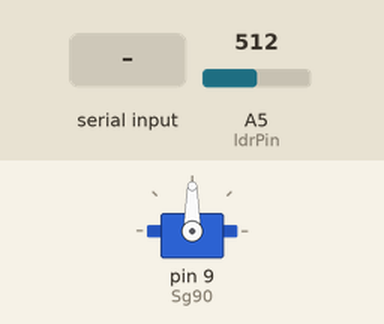
Recording of a sketch running on a simulated Arduino Uno, built with avr-gcc and run on an emulated ATmega328P. On the bench: servo. The inputs (shaded band) are chosen by the test bench; at power-on: A5 (ldrPin) = 512. What the sketch prints to the serial monitor is not drawn.

Above: at 6.2 s.
6.3 s: "90\n" received over Serial
At 9.18 s:
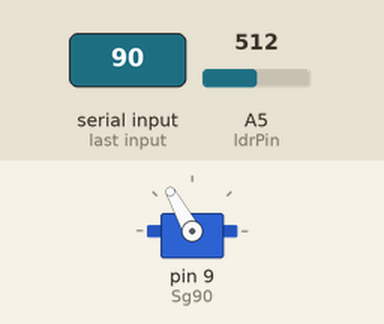
9.3 s: "90,45\n" received over Serial
10.8 s: A5 (ldrPin) set to 300
12.3 s: A5 (ldrPin) set to 283
At 12.51 s:
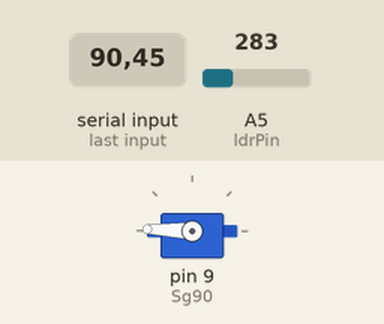
15.3 s: A5 (ldrPin) set to 306
At 15.3 s:
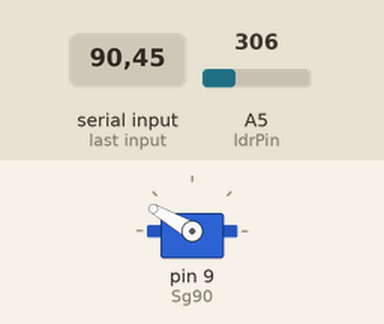
18.3 s: "A,45\n" received over Serial
At 19.47 s:
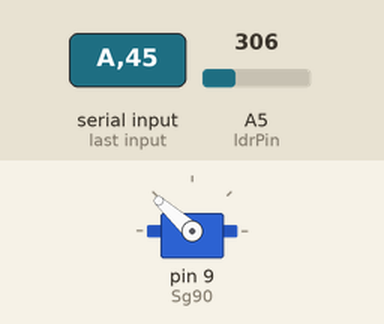
Timing chart, 0 to 22.3 s (numbered marks = the images above; inputs shaded):
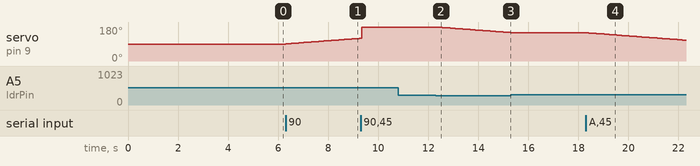

The sketch:

PersiSmart4.ino
```cpp
  //  Projeto de Persiana Automática com controle de luminosidade via Bluetooth - Prova de conceito
  //  Sensores e Atuadores
  //  Aluno: Marcos Flávio Soares

  #include <SoftwareSerial.h>
  #include <Servo.h>
  Servo Sg90;                                    // Cria um objeto tipo Servo
  int ldrPin = 5, angulo = 90;                   // Entrada Analógica do LDR, Ângulo inicial da janela
  int ldrBits=0, lumdes=0;                       // Leitura digital do LDR, luminosidade desejada em inteiro
  float ldrV, ldrR, lumin;                       // Valores calculados de tensão,resistência e luminosidade
  char mostrar_lumdes[4] = "   ";                // Armazenar a luminosidade desejada em vetor de caracteres. Iniciada com três espaços vazios


  void setup()
  {
  // Comunicação serial via bluetooth: RX = pino RX, TX = pino TX do arduino
  Serial.begin(9600);
  Sg90.attach(9);                               // Servomotor conectado na porta 9(PWM)
  Sg90.write(angulo);

  delay(5000);

  }


  void loop()
  {
    ldrBits = analogRead(ldrPin);               // Valor da leitura do LDR, digitalizado
    ldrV = (ldrBits/1023.0) * 5.0;              // Valor da tensão no LDR
    ldrR = ldrV*10000.0/(5.0 - ldrV);           // Valor da resistência do LDR (divisor de tensão)
    lumin = pow(10, 6.5-1.25*log10(ldrR));      // Luminosidade em Lux
    int ilumin = lumin;                         // Luminosidade transformada para inteiro
    if(ilumin % 5 != 0)
    {
      ilumin = ilumin - ilumin % 5;            // Garante a luminosidade múltipla de 5
    }

    char textlumin[5];
    sprintf(textlumin, "%d", ilumin);

    Serial.write("*");
    Serial.write("L");
    Serial.write(textlumin);
    Serial.write("*");


    // Ler iluminação solicitada
    int contaA = 0;                             // Conta o indicador de início e fim de sequência recebida. Representado pelo caracter 'A'
    int contaBytes = 0;                         //Conta a quantidade de bytes a serem lidos
    while (Serial.available() > 0)              //Enquanto houver dados a serem recebidos
      {
          char inByte = Serial.read();


          if (inByte == 'A')                     //Exclui o caracter indicador de início e fim. Inicia a sequência a ser mostrada da lum. desejada
          {
            contaA++;
            if (contaA%2 != 0)                    //Identifica o início da sequência. Primeiro A(ímpar).
            {
              Serial.write("*");                  // *D são necessários para início da sequência do que será mostrado no aplicativo

              Serial.write("D");

            }
            else
            {
              Serial.write("*");                 // Identifica o fim da sequência. Segundo A(par)
              mostrar_lumdes[contaBytes] = '\0'; // Indica o fim do array, para evitar lixo
              contaBytes=0;                      // Zera a posição do array - Vai valer o último valor quando o slider é solto.
            }
          }
          else
          {
            //Serial.print("\ninByte: ");
            //Serial.print(inByte);
            mostrar_lumdes[contaBytes] = inByte;
            Serial.write(mostrar_lumdes[contaBytes]); // Mostra no display o valor do slider
            contaBytes++;
          }

            lumdes = atoi(mostrar_lumdes);            // Conversão para inteiro

      }

      int diferenca = lumdes - ilumin;

      // Modificar posição da persiana
      //Exibe mensagem se tentar aumentar acima do limite ou diminuir abaixo do limite

      if (diferenca > 5)
      {
        angulo += 1;
        if(angulo > 180) {angulo = 180; }
        Sg90.write(angulo);

      }
      if (diferenca < -5)
      {
        angulo -= 1;
        if(angulo < 90) {angulo = 90; }
        Sg90.write(angulo);

      }

      delay(100);
      }
```

Measured:
- the behaviour switches between 292 and 291 on A5 (ldrPin) (found by bisection; images 1 and 2)
- after the input at 6.3 s, servo on pin 9 (Sg90): moves from 90° to 120° over 2.9 s, starting at once
- after the input at 10.8 s, every drawn part: stays the same
- after the input at 12.3 s, servo on pin 9 (Sg90): moves from 180° to 150° over 2.9 s, starting after 0.07 s
- after the input at 15.3 s, servo on pin 9 (Sg90): stays 150° (without the input it goes to 149° after 0.09 s)
- after the input at 18.3 s, servo on pin 9 (Sg90): moves from 150° to 110° over 3.9 s, starting at once
